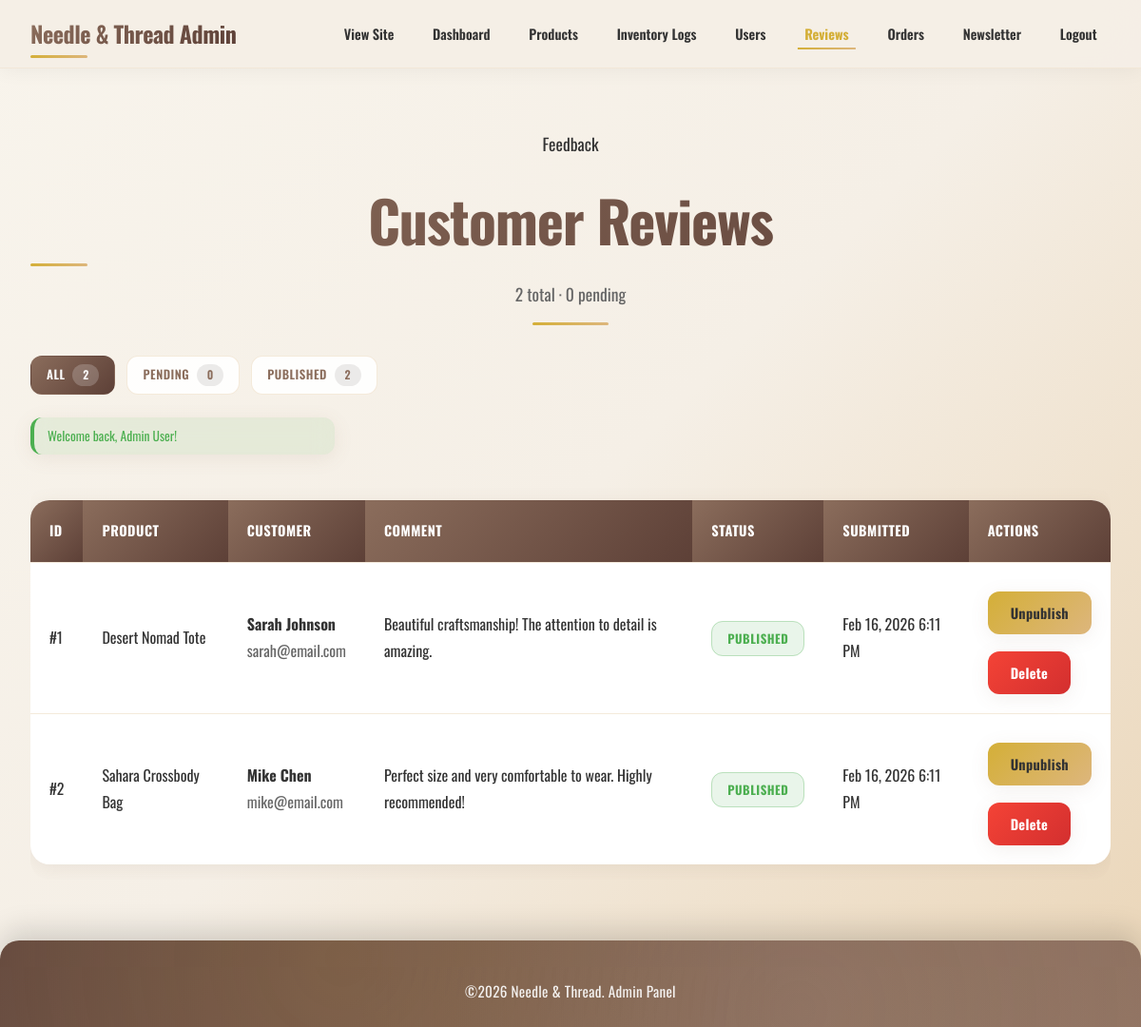
Screenshot of /admin/reviews.php (signed in) with the database file from the repository.
### tables this page shows
CREATE TABLE `comments` (
  `id` int(11) NOT NULL AUTO_INCREMENT,
  `product_id` int(11) NOT NULL,
  `user_id` int(11) DEFAULT NULL,
  `name` varchar(100) NOT NULL,
  `email` varchar(255) NOT NULL,
  `comment` text NOT NULL,
  `created_at` timestamp DEFAULT CURRENT_TIMESTAMP,
  `approved` tinyint(1) DEFAULT 0,
  PRIMARY KEY (`id`),
  FOREIGN KEY (`product_id`) REFERENCES `products`(`id`) ON DELETE CASCADE,
  FOREIGN KEY (`user_id`) REFERENCES `users`(`id`) ON DELETE SET NULL
);

CREATE TABLE `products` (
  `id` int(11) NOT NULL AUTO_INCREMENT,
  `title` varchar(255) NOT NULL,
  `slug` varchar(255) NOT NULL UNIQUE,
  `description` text NOT NULL,
  `price` decimal(10,2) NOT NULL,
  `quantity` int(11) NOT NULL DEFAULT 0,
  `status` enum('available','sold_out') DEFAULT 'available',
  `tags` text,
  `created_at` timestamp DEFAULT CURRENT_TIMESTAMP,
  `updated_at` timestamp DEFAULT CURRENT_TIMESTAMP ON UPDATE CURRENT_TIMESTAMP,
  PRIMARY KEY (`id`)
);

### functions.php (called while the page is built, shortened)
<?php
function e($string) {
    return htmlspecialchars($string, ENT_QUOTES, 'UTF-8');
}
?>

### admin/reviews.php (the view, shortened to what this page needs)
<?php
require_once '../config.php';
$errors = [];
$message = $_SESSION['message'] ?? null;
$status_filter = $_GET['status'] ?? 'all';
try {
    $counts_stmt = $pdo->query("SELECT
                                   COUNT(*) AS total,
                                   SUM(CASE WHEN approved = 0 THEN 1 ELSE 0 END) AS pending,
                                   SUM(CASE WHEN approved = 1 THEN 1 ELSE 0 END) AS published
                                FROM comments");
    $counts = $counts_stmt->fetch(PDO::FETCH_ASSOC);
    $counts = [
        'all' => intval($counts['total'] ?? 0),
        'pending' => intval($counts['pending'] ?? 0),
        'published' => intval($counts['published'] ?? 0),
    ];
    $sql = "SELECT c.*, p.title AS product_title
            FROM comments c
            LEFT JOIN products p ON c.product_id = p.id
            WHERE 1 = 1";
    $params = [];
    $sql .= " ORDER BY c.approved ASC, c.created_at DESC";
    $stmt = $pdo->prepare($sql);
    $stmt->execute($params);
    $reviews = $stmt->fetchAll(PDO::FETCH_ASSOC);
} catch (PDOException $e) {
    $errors[] = "Failed to load reviews.";
    $reviews = [];
    $counts = ['all' => 0, 'pending' => 0, 'published' => 0];
    error_log("Load reviews error: " . $e->getMessage());
}
?>
<!DOCTYPE html>
<html lang="en">
<head>
    <link rel="stylesheet" href="../assets/css/style.css">
    <link rel="stylesheet" href="../assets/css/admin.css">
</head>
<body>
    <header class="header">
        <nav class="nav">
            <div class="nav-brand">
                <h1><a href="../index.php">Needle & Thread Admin</a></h1>
            </div>
            <ul class="nav-links">
                <li><a href="../index.php">View Site</a></li>
                <li><a href="index.php">Dashboard</a></li>
                <li><a href="product_details.php">Products</a></li>
                <li><a href="inventory_logs.php">Inventory Logs</a></li>
                <li><a href="users.php">Users</a></li>
                <li><a href="reviews.php" class="active">Reviews</a></li>
                <li><a href="orders.php">Orders</a></li>
                <li><a href="newsletter.php">Newsletter</a></li>
                <li><a href="../auth/logout.php">Logout</a></li>
            </ul>
        </nav>
    </header>
    <main class="main section">
        <div class="container">
            <div class="section-header">
                <div>
                    <p class="label">Feedback</p>
                    <h1>Customer Reviews</h1>
                    <p class="text-light"><?php echo $counts['all']; ?> total · <?php echo $counts['pending']; ?> pending</p>
                </div>
            </div>
            <div class="filter-pills">
                <a href="?status=all" class="filter-pill <?php echo $status_filter === 'all' ? 'active' : ''; ?>">
                    All <span><?php echo $counts['all']; ?></span>
                </a>
                <a href="?status=pending" class="filter-pill <?php echo $status_filter === 'pending' ? 'active' : ''; ?>">
                    Pending <span><?php echo $counts['pending']; ?></span>
                </a>
                <a href="?status=published" class="filter-pill <?php echo $status_filter === 'published' ? 'active' : ''; ?>">
                    Published <span><?php echo $counts['published']; ?></span>
                </a>
            </div>
            <?php if (!empty($message)): ?>
                <div class="message success"><?php echo e($message); ?></div>
            <?php endif; ?>
            <?php if (empty($reviews)): ?>
                <div class="message info">
                    <p>
                        <?php if ($status_filter === 'pending'): ?>
                            No reviews waiting for approval.
                        <?php elseif ($status_filter === 'published'): ?>
                            No published reviews yet.
                        <?php else: ?>
                            No customer reviews yet.
                        <?php endif; ?>
                    </p>
                </div>
            <?php else: ?>
                <div class="table-responsive">
                    <table class="orders-table">
                        <thead>
                            <tr>
                                <th>ID</th>
                                <th>Product</th>
                                <th>Customer</th>
                                <th>Comment</th>
                                <th>Status</th>
                                <th>Submitted</th>
                                <th>Actions</th>
                            </tr>
                        </thead>
                        <tbody>
                            <?php foreach ($reviews as $review): ?>
                            <tr>
                                <td>#<?php echo e($review['id']); ?></td>
                                <td><?php echo e($review['product_title'] ?? 'Deleted product'); ?></td>
                                <td>
                                    <strong><?php echo e($review['name']); ?></strong><br>
                                    <span class="text-light"><?php echo e($review['email']); ?></span>
                                </td>
                                <td><?php echo nl2br(e($review['comment'])); ?></td>
                                <td>
                                    <span class="status-badge <?php echo $review['approved'] ? 'status-published' : 'status-pending'; ?>">
                                        <?php echo $review['approved'] ? 'Published' : 'Pending approval'; ?>
                                    </span>
                                </td>
                                <td><?php echo date('M j, Y g:i A', strtotime($review['created_at'])); ?></td>
                                <td>
                                    <div class="action-stack">
                                        <?php if (!$review['approved']): ?>
                                            <form method="POST">
                                                <input type="hidden" name="csrf_token" value="<?php echo generateCsrfToken(); ?>">
                                                <input type="hidden" name="approve_comment_id" value="<?php echo e($review['id']); ?>">
                                                <button type="submit" class="btn btn-small btn-primary">Approve</button>
                                            </form>
                                        <?php else: ?>
                                            <form method="POST" onsubmit="return confirm('Unpublish this review?');">
                                                <button type="submit" class="btn btn-small btn-secondary">Unpublish</button>
                                            </form>
                                        <?php endif; ?>
                                        <form method="POST" onsubmit="return confirm('Permanently delete this review?');">
                                            <button type="submit" class="btn btn-small btn-danger">Delete</button>
                                        </form>
                                    </div>
                                </td>
                            </tr>
                            <?php endforeach; ?>
                        </tbody>
                    </table>
                </div>
            <?php endif; ?>
        </div>
    </main>
    <footer class="footer">
        <div class="container">
            <p>&copy;<?php echo date('Y'); ?> Needle & Thread. Admin Panel</p>
        </div>
    </footer>
</body>
</html>

### assets/css/admin.css (style rules this page uses)
.header .nav { flex-wrap: nowrap; gap: 1.25rem; }
.header .nav-brand { flex: 0 0 auto; }
.header .nav-brand h1 { font-size: clamp(1.3rem, 2vw, 1.8rem); }
.header .nav-brand a { white-space: nowrap; display: inline-flex; }
.header .nav-links { flex: 1; flex-wrap: nowrap; justify-content: flex-end; gap: 0.75rem; }
.header .nav-links a { padding: 0.4rem 0.9rem; font-size: 0.9rem; white-space: nowrap; }

### rows the page displays
comments: id "1", product.title "Desert Nomad Tote", name "Sarah Johnson", email "sarah@email.com", comment "Beautiful craftsmanship! The attention to detail is amazing.", approved "PUBLISHED", created_at "Feb 16, 2026 6:11 PM"
comments: id "2", product.title "Sahara Crossbody Bag", name "Mike Chen", email "mike@email.com", comment "Perfect size and very comfortable to wear. Highly recommended!", approved "PUBLISHED", created_at "Feb 16, 2026 6:11 PM"

### other values shown
$counts['all'] "2"
$counts['pending'] "0"
$counts['published'] "2"
$message "Welcome back, Admin User!"
